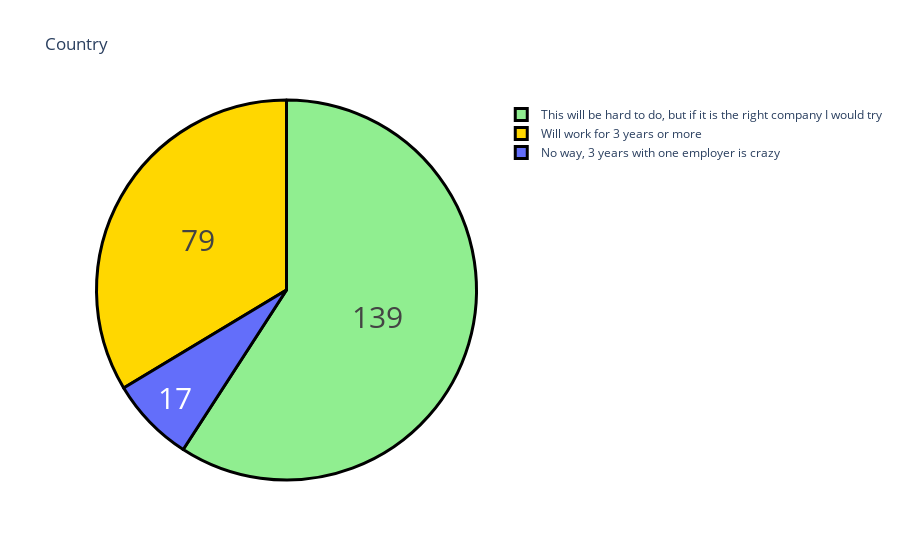

Write notebook code for a chart like this one.
### Code cell
asp2=data["How likely is that you will work for one employer for 3 years or more ?"].value_counts()
label=asp2.index
counts=asp2.values
colors=['lightgreen','gold']
fig=go.Figure(data=[go.Pie(labels=label,values=counts)])
fig.update_layout(title_text='Employer for 3 years or more')
fig.update_traces(hoverinfo='label+percent', 
                  textinfo='value', textfont_size=30,
                  marker=dict(colors=colors, 
                              line=dict(color='black', width=3)))
fig.show()

### Figure 1 — Plotly figure (JSON) as saved in the notebook; plotly's stock layout.template omitted (floating-point values rounded to 4 significant figures)
{"data": [{"hoverinfo": "label+percent", "labels": ["This will be hard to do, but if it is the right company I would try", "Will work for 3 years or more", "No way, 3 years with one employer is crazy"], "marker": {"colors": ["lightgreen", "gold"], "line": {"color": "black", "width": 3}}, "textfont": {"size": 30}, "textinfo": "value", "type": "pie", "values": [139, 79, 17]}], "layout": {"title": {"text": "Country"}}}
